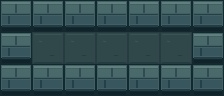

This game map was drawn from its Tiled (.tmx) file and the tilesets committed beside it. A one-line description and the full map source follow:
An orthogonal 7x3 tile map with 32x32 px tiles, 2 tile layers (Ground, Walls) and 3 objects (PlayerSpawn, Key, Exit).

<map version="1.10" tiledversion="1.12.2" orientation="orthogonal" renderorder="right-down" width="7" height="3" tilewidth="32" tileheight="32" infinite="0">
 <tileset firstgid="1" source="../../assets/tilesets/dungeon.tsx" />
 <layer id="1" name="Ground" width="7" height="3">
  <data encoding="csv">
1,1,1,1,1,1,1,
1,1,1,1,1,1,1,
1,1,1,1,1,1,1
  </data>
 </layer>
 <layer id="2" name="Walls" width="7" height="3">
  <data encoding="csv">
4,4,4,4,4,4,4,
4,0,0,0,0,0,4,
4,4,4,4,4,4,4
  </data>
 </layer>
 <objectgroup id="3" name="Objects">
  <object id="1" type="PlayerSpawn" x="48" y="48"><point /></object>
  <object id="2" type="Key" x="134" y="38" width="20" height="20" />
  <object id="3" type="Exit" x="66" y="34" width="28" height="28" />
 </objectgroup>
</map>
